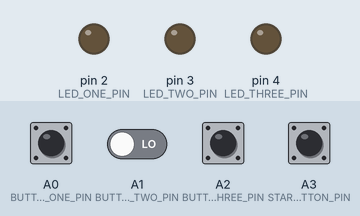
Recording of a sketch running on a simulated Arduino Uno, built with avr-gcc and run on an emulated ATmega328P. Shown: output pins drawn as LEDs (lit = HIGH). Dashed ring = blinking. The test bench sets the inputs (shaded band); at power-on: A0 (BUTTON_ONE_PIN), A1 (BUTTON_TWO_PIN), A2 (BUTTON_THREE_PIN), A3 (START_GAME_BUTTON_PIN) LOW. Random numbers use the default seed unless the sketch sets one.

Above: at 1.2 s.
1.3 s: A3 (START_GAME_BUTTON_PIN) pulled HIGH for 0.15 s
At 2.1 s:
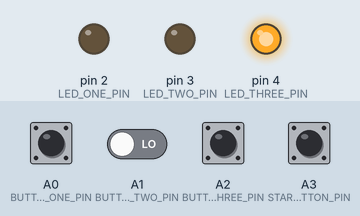
3.8 s: A0 (BUTTON_ONE_PIN) pulled HIGH for 0.15 s
At 4.12 s:
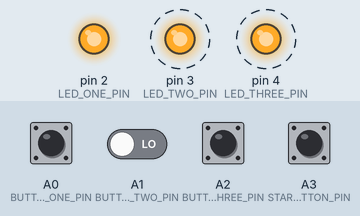
6.8 s: A1 (BUTTON_TWO_PIN) driven HIGH and A3 (START_GAME_BUTTON_PIN) driven HIGH
At 7.6 s:
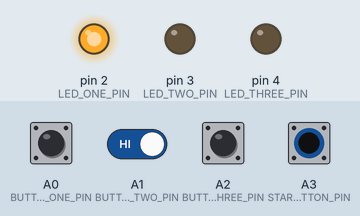
9.8 s: A1 (BUTTON_TWO_PIN) driven LOW
12.2 s: A1 (BUTTON_TWO_PIN) driven HIGH
At 12.3 s:
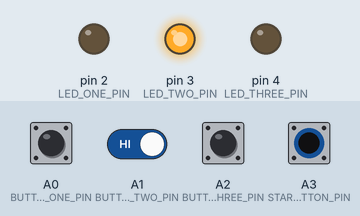
15.2 s: A3 (START_GAME_BUTTON_PIN) driven LOW
Timing chart, 0 to 18.2 s (numbered marks = the images above; inputs shaded):
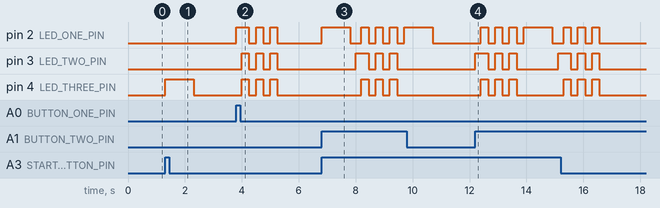

Measured:
- after the input at 1.3 s, pin 4 (LED_THREE_PIN): LOW → HIGH at once, → LOW 1.0 s later
- after the input at 3.8 s, pin 2 (LED_ONE_PIN): LOW → HIGH at once, then repeats every 0.50 s: LOW 0.25 s, HIGH 0.25 s, until it stays LOW from 5.3 s; pin 3 (LED_TWO_PIN), pin 4 (LED_THREE_PIN): alternates HIGH for 0.25 s and LOW for 0.25 s, 6 changes in all, then stays LOW, starting after 0.20 s
- after the input at 6.8 s, pin 2 (LED_ONE_PIN): goes HIGH 1.0 s, LOW 0.40 s, 3 × (HIGH 0.25 s, LOW 0.25 s), then HIGH, starting at once; pin 3 (LED_TWO_PIN): LOW → HIGH after 1.2 s, then repeats every 0.50 s: LOW 0.25 s, HIGH 0.25 s; pin 4 (LED_THREE_PIN): alternates HIGH for 0.25 s and LOW for 0.25 s, starting after 1.4 s
- after the input at 12.2 s, pin 2 (LED_ONE_PIN): goes 3 × (HIGH 0.25 s, LOW 0.25 s), HIGH 1.0 s, then LOW, starting after 0.20 s; pin 3 (LED_TWO_PIN): LOW → HIGH at once, then repeats every 0.50 s: LOW 0.25 s, HIGH 0.25 s; pin 4 (LED_THREE_PIN): alternates HIGH for 0.25 s and LOW for 0.25 s, 6 changes in all, then stays LOW, starting after 0.20 s

The sketch:

simon.ino
```cpp
// defining constants for the pins the buttons are connected to
// there's no specific reason for using the analog pins, I just wanted them grouped away from the other pins
constexpr uint8_t BUTTON_ONE_PIN = A0;
constexpr uint8_t BUTTON_TWO_PIN = A1;
constexpr uint8_t BUTTON_THREE_PIN = A2;
constexpr uint8_t START_GAME_BUTTON_PIN = A3;

// defining constants for the pins the leds are connected to
constexpr uint8_t LED_ONE_PIN = 2;
constexpr uint8_t LED_TWO_PIN = 3;
constexpr uint8_t LED_THREE_PIN = 4;

// constexpr is a C++ keyword (Arduino uses C++, not just C)
// it indicates to the compiler that something can be computed at compile time
// and won't take up any space in the final binary
// I could've just used the const keyword, but this makes my intention more explicit
// I also could've used the preprocessor: #define VAR_NAME val
// I've explicitly chosen NOT to use the preprocessor however, because then you lose
// type safety as the preprocessor only copies and pastes things

// defining the struct types I want to use before any functions
// in normal C/C++ you can put these mostly anywhere, but because of how the Arduino
// compiler transforms .ino files to proper C++ this is required
// this placement specifically remedies when the Arduino compiler writes function
// declarations for your functions and sticks them at the top of the file
struct ReadSequenceResult {
  int level;
  int velocity;
};

// the setup function is the first thing that the gets run on the Arduino
// this is only run a single time, so should be used for one-time setup
void setup() {
  // setting the button pins to act as inputs
  pinMode(BUTTON_ONE_PIN, INPUT);
  pinMode(BUTTON_TWO_PIN, INPUT);
  pinMode(BUTTON_THREE_PIN, INPUT);
  pinMode(START_GAME_BUTTON_PIN, INPUT);

  // setting the led pins to act as outputs
  pinMode(LED_ONE_PIN, OUTPUT);
  pinMode(LED_TWO_PIN, OUTPUT);
  pinMode(LED_THREE_PIN, OUTPUT);

  // ensuring all of the led pins have been set to low
  set_all_leds(LOW);
}

// how many levels the game has
constexpr int MAX_LEVEL = 100;
// how quickly each step of the game will be flashed to the player
constexpr int DEFAULT_VELOCITY = 1000;
constexpr int DEFAULT_LEVEL = 1;

// the loop function is automatically run by the Arduino after the setup() function
// is run. it will be continuously be called forever, so your main program logic begins here
void loop() {
  // where the correct sequence will be stored
  // the { 0 } syntax initializer sets every element to 0
  uint8_t sequence[MAX_LEVEL] = { 0 };
  int velocity = DEFAULT_VELOCITY;
  int level = DEFAULT_LEVEL;

  // I like to avoid using global variables as much as possible, so I've treated the loop()
  // function like it was the standard main in C/C++, and written my own permanent loop inside it
  while (true) {
    // continuously generates a random sequence while we're on level one and the game
    // hasn't been started yet
    if (level == DEFAULT_LEVEL) {
      generate_sequence(sequence);
    }
    // if the start button has been pressed or we're not on the default level, run the following
    if (digitalRead(START_GAME_BUTTON_PIN) == HIGH || level != DEFAULT_LEVEL) {
      // show the correct sequence to the player
      show_sequence(sequence, level, velocity);
      // gets the new level and velocity back after reading a sequence from the player
      ReadSequenceResult res = read_sequence(sequence, level, velocity);
      // don't check for going over the max level limit here, it's handled in right_sequence()
      level = res.level;
      velocity = res.velocity;
    }
  }
}

// conveience function for setting all of the leds to the same value
void set_all_leds(const uint8_t state) {
  digitalWrite(LED_ONE_PIN, state);
  digitalWrite(LED_TWO_PIN, state);
  digitalWrite(LED_THREE_PIN, state);
}

// mutates the given sequence (assumed to be MAX_LEVEL elements long)
void generate_sequence(uint8_t sequence[]) {
  // set a random seed based on how many milliseconds it's been since the program began executing
  // ensures we get as random a sequence as possible as a new sequence is generated repeatedly
  // before the game starts
  randomSeed(millis());
  for (int i = 0; i < MAX_LEVEL; i += 1) {
    // I've assumed the the three led pins are sequential (2, 3, 4)
    // if you change this then this then generating random numbers like this won't work
    // generates a number between [begin, end), hence the +1 at the end
    sequence[i] = random(LED_ONE_PIN, LED_THREE_PIN + 1);
  }
}

// shows the correct sequence to the player, up to the level they're currently on
void show_sequence(const uint8_t sequence[], const int level, const int velocity) {
  set_all_leds(LOW);
  // for each level, writes the chosen pin to high for velocity milliseconds, then sets
  // it back to low before waiting for a delay of 200 millis
  for (int i = 0; i < level; i += 1) {
    const int pin_to_flash = sequence[i];
    digitalWrite(pin_to_flash, HIGH);
    delay(velocity);
    digitalWrite(pin_to_flash, LOW);
    delay(200);
  }
}

// reads a sequence in from the user
ReadSequenceResult
read_sequence(const uint8_t sequence[], const int level, const int velocity) {
  // for each level
  for (int i = 0; i < level; i += 1) {
    // block here, we're waiting for the user to press a button
    while (true) {
      // gets the led of the button the user has pressed (-1 if they haven't)
      // continue to the next iteration of the while loop if the user hasn't pressed a button
      int chosen_led = check_buttons();
      if (chosen_led < 0) {
        continue;
      }
      // if we're here they've pressed a button, light of the corresponding led for 200 millis
      digitalWrite(chosen_led, HIGH);
      delay(200);
      // if it's the correct led to have chosen based on the generated sequence
      if (chosen_led == sequence[i]) {
        // turn off the led and exit this inner loop, which will continue on to the outer loop
        digitalWrite(chosen_led, LOW);
        break;
      }
      // they picked the wrong button, so go the wrong sequence function and return
      // the new level and velocity it gives us
      return wrong_sequence();
    }
  }
  // if we've gotten here, the user has pressed all of the correct buttons corresponding
  // to the correct sequence, so we return the result of the right sequence function
  return right_sequence(level, velocity);
}

// called when the user picks an incorrect button in the sequence
ReadSequenceResult wrong_sequence() {
  // blink all three leds three times in rapid succession to indicate failure
  for (int i = 0; i < 3; i += 1) {
    set_all_leds(HIGH);
    delay(250);
    set_all_leds(LOW);
    delay(250);
  }

  // return the default level and velocity, resetting the game
  return ReadSequenceResult{ .level = DEFAULT_LEVEL, .velocity = DEFAULT_VELOCITY };
}

// called when the user enters the entire sequence correctly
ReadSequenceResult right_sequence(const int level, const int velocity) {
  // blink all leds for half a second, then wait a half a second
  set_all_leds(LOW);
  delay(250);
  set_all_leds(HIGH);
  delay(500);
  set_all_leds(LOW);
  delay(500);
  int new_level = level;
  // if by some miracle the user gets to level 100, don't increase the new level
  // any further as we don't have any additional parts of the sequence to give them
  if (level < MAX_LEVEL) {
    new_level += 1;
  }
  // decrease velocity by 50 and return the new level and velocity
  return ReadSequenceResult{ .level = new_level, .velocity = velocity - 50 };
}

// returns -1 to indicate no buttons were pressed
int check_buttons() {
  // checks each button pin and returns the corresponding led pin if it was pressed
  // otherwise returns -1
  if (digitalRead(BUTTON_ONE_PIN) == HIGH) {
    return LED_ONE_PIN;
  }
  if (digitalRead(BUTTON_TWO_PIN) == HIGH) {
    return LED_TWO_PIN;
  }
  if (digitalRead(BUTTON_THREE_PIN) == HIGH) {
    return LED_THREE_PIN;
  }
  return -1;
}
```
